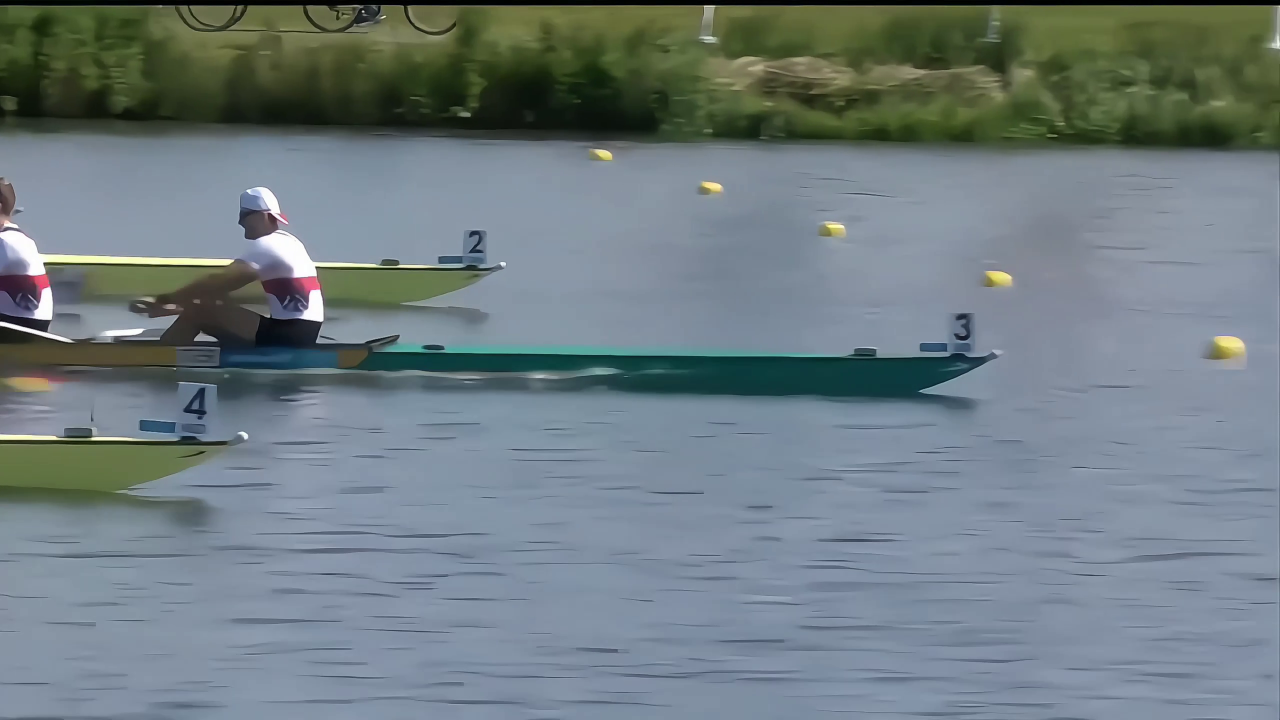
#> input picture frame 6 of 2.mp4, 2560 x 1440 px (shown at 1/2 size)
$ python main.py
#> lines starting #> are read from the running program, lines starting #| are printed output that depends on the picture; after the words box and inside, x2 and y2 are one past the last pixel; in counts of white or black regions, pixels touching at a corner belong together

import cv2
import pytesseract

for k in range(3):
    flag = 0
    capImg = cv2.VideoCapture('2.mp4')
    while(capImg.isOpened() and flag == 0):
        ret, image = capImg.read()
#> image is the input picture: shape (1440, 2560, 3); mean B, G, R 129, 124.6, 111.6
        if image is None:
            break

        if k == 0:
            crop_image = image[750:1000, 0:950]
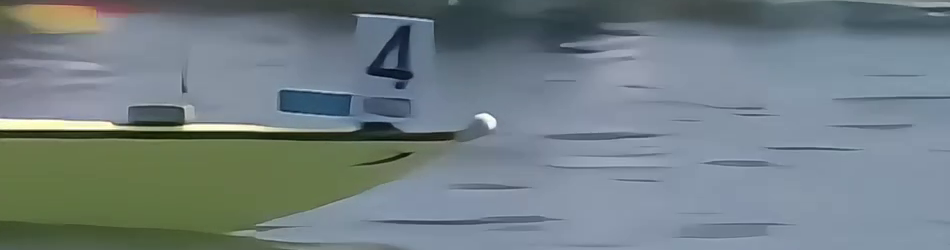
#> crop_image: shape (250, 950, 3); mean B, G, R 130.6, 126.6, 113.5
        if k == 1:
            crop_image = image[550:800, 1000:2550]
        if k == 2:
            crop_image = image[350:600, 0:1150]

        pytesseract.pytesseract.tesseract_cmd = r"C:\Program Files\Tesseract-OCR\tesseract.exe"
        # teractTess — свободная компьютерная программа для распознавания текстов
        # Оттенки серого, размытие по Гауссу
        gray_crp = cv2.cvtColor(crop_image, cv2.COLOR_BGR2GRAY)
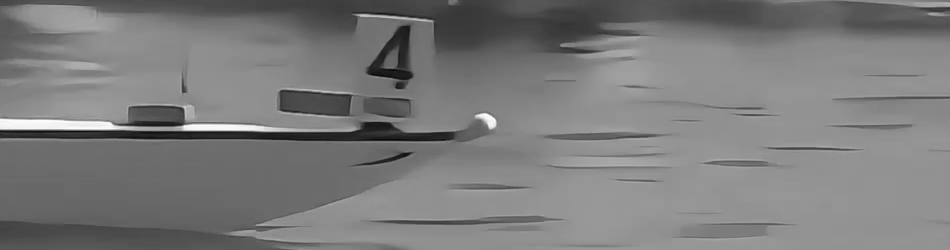
#> gray_crp: shape (250, 950); min 8, max 254, mean 123.2
        blur = cv2.GaussianBlur(gray_crp, (3,3), 0)
        thresh = cv2.threshold(blur, 0, 255, cv2.THRESH_BINARY_INV + cv2.THRESH_OTSU)[1]
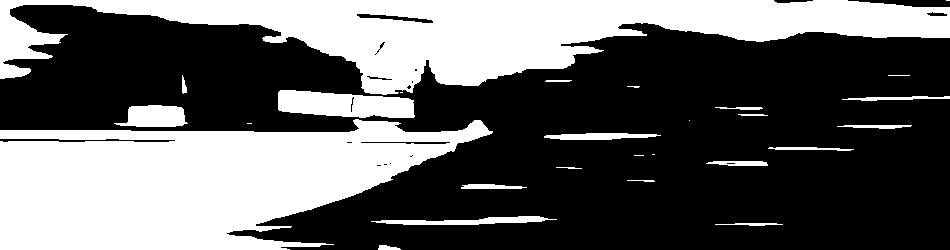
#> thresh: shape (250, 950); 38.4% white; 27 white regions (7 under 20 px), largest, box (x1, y1, x2, y2) and area: (0, 119, 493, 250) 43333, (0, 0, 950, 95) 40381, (278, 90, 415, 118) 2924

        # Преобразование для удаления шума и инвертирования изображения
        kernel = cv2.getStructuringElement(cv2.MORPH_RECT, (3,3))
        opening = cv2.morphologyEx(thresh, cv2.MORPH_OPEN, kernel, iterations=1)
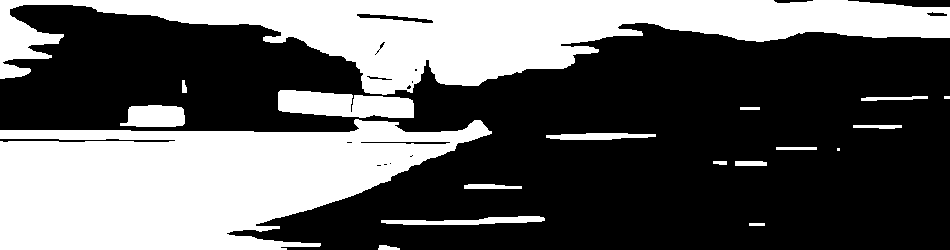
#> opening: shape (250, 950); 38% white; 18 white regions (2 under 20 px), largest, box (x1, y1, x2, y2) and area: (0, 119, 492, 250) 43279, (0, 0, 950, 95) 40337, (278, 90, 414, 118) 2918
        invert = 255 - opening

        # Выполнить извлечение текста
#> (the run stopped early here; a loop or call above may not have finished)

$ run again, starting later in the video
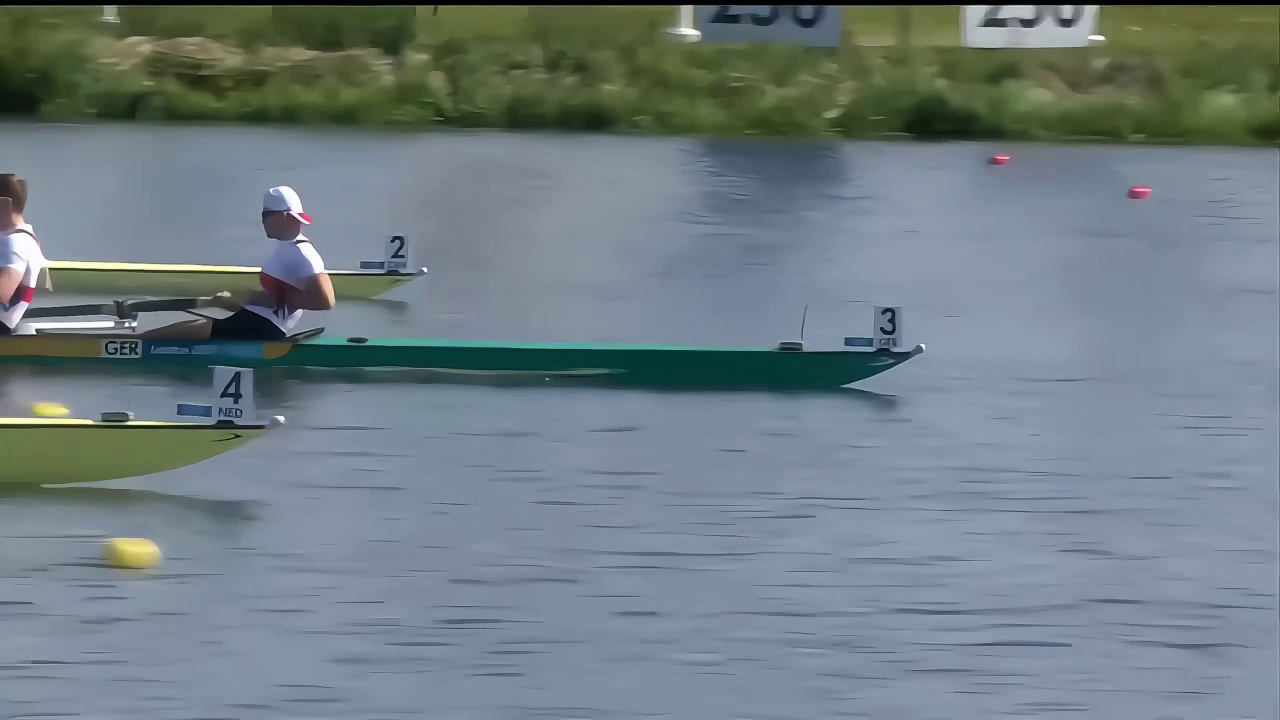
#> input picture frame 31 of 2.mp4, 2560 x 1440 px (shown at 1/2 size)
#> image is the input picture: shape (1440, 2560, 3); mean B, G, R 131.1, 125.7, 111.9
#> `thresh = cv2.threshold(blur, 0, 255, cv2.THRESH_BINARY_INV + cv2.THRES..`:
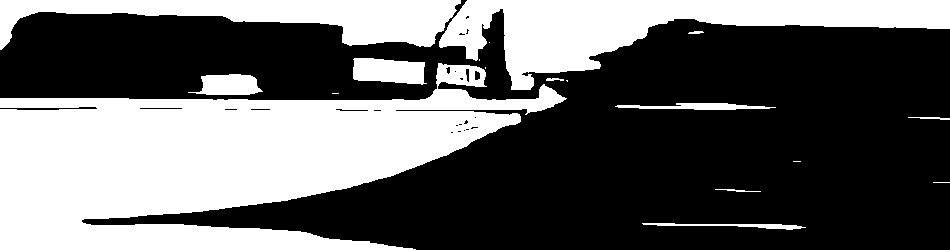
#> thresh: shape (250, 950); 39.3% white; 18 white regions (7 under 20 px), largest, box (x1, y1, x2, y2) and area: (0, 63, 567, 250) 58970, (439, 0, 950, 90) 19162, (0, 0, 461, 50) 10999
#> `opening = cv2.morphologyEx(thresh, cv2.MORPH_OPEN, kernel, iterations=1)`:
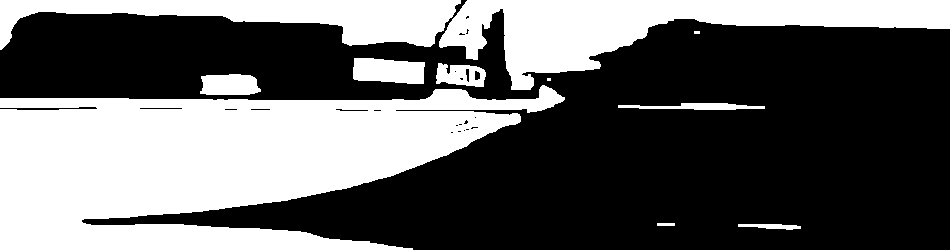
#> opening: shape (250, 950); 39.1% white; 11 white regions (2 under 20 px), largest, box (x1, y1, x2, y2) and area: (0, 85, 565, 250) 58103, (439, 0, 950, 90) 19156, (0, 0, 461, 50) 10995
